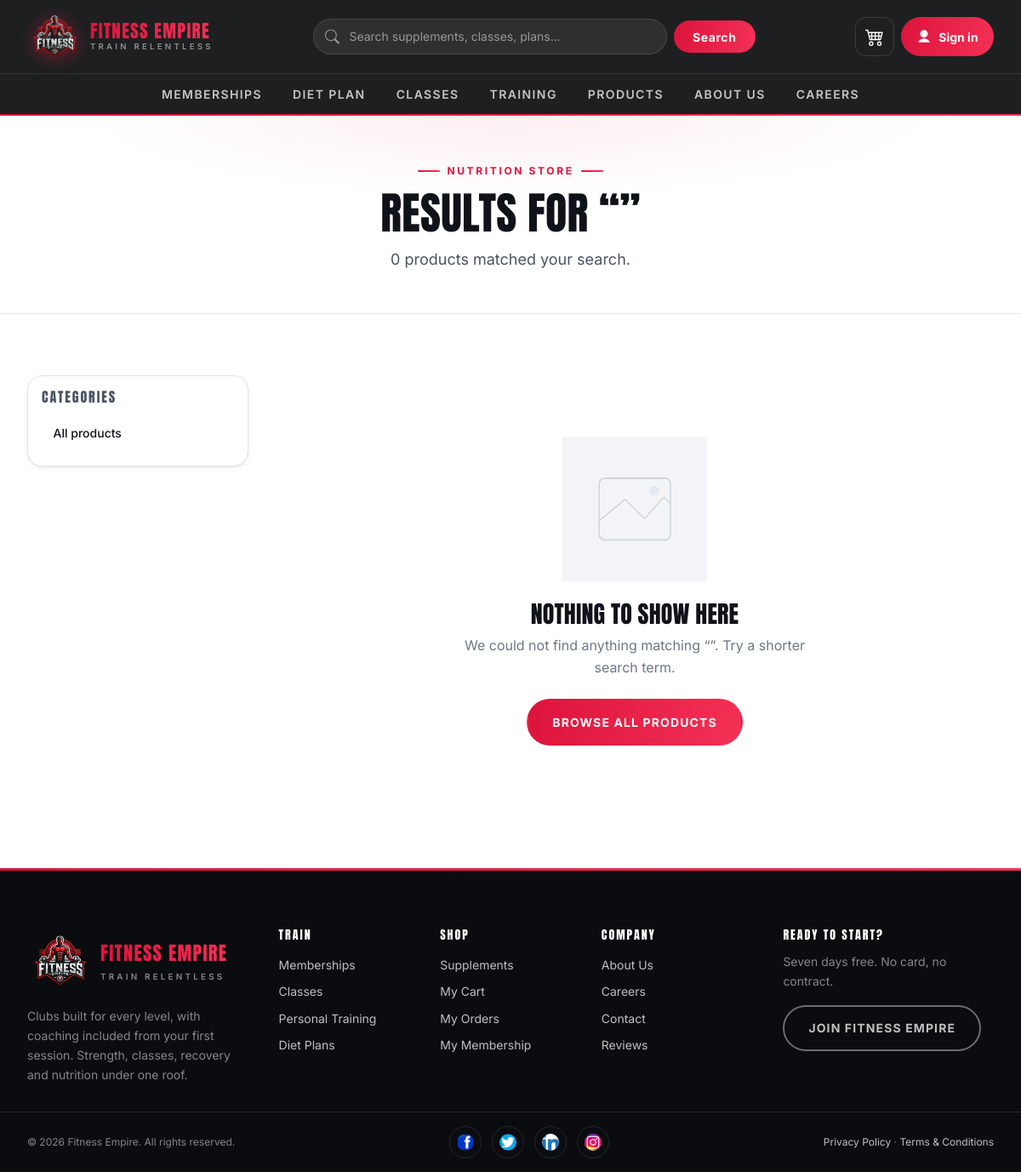
Page /searchdata on the earlier database version.
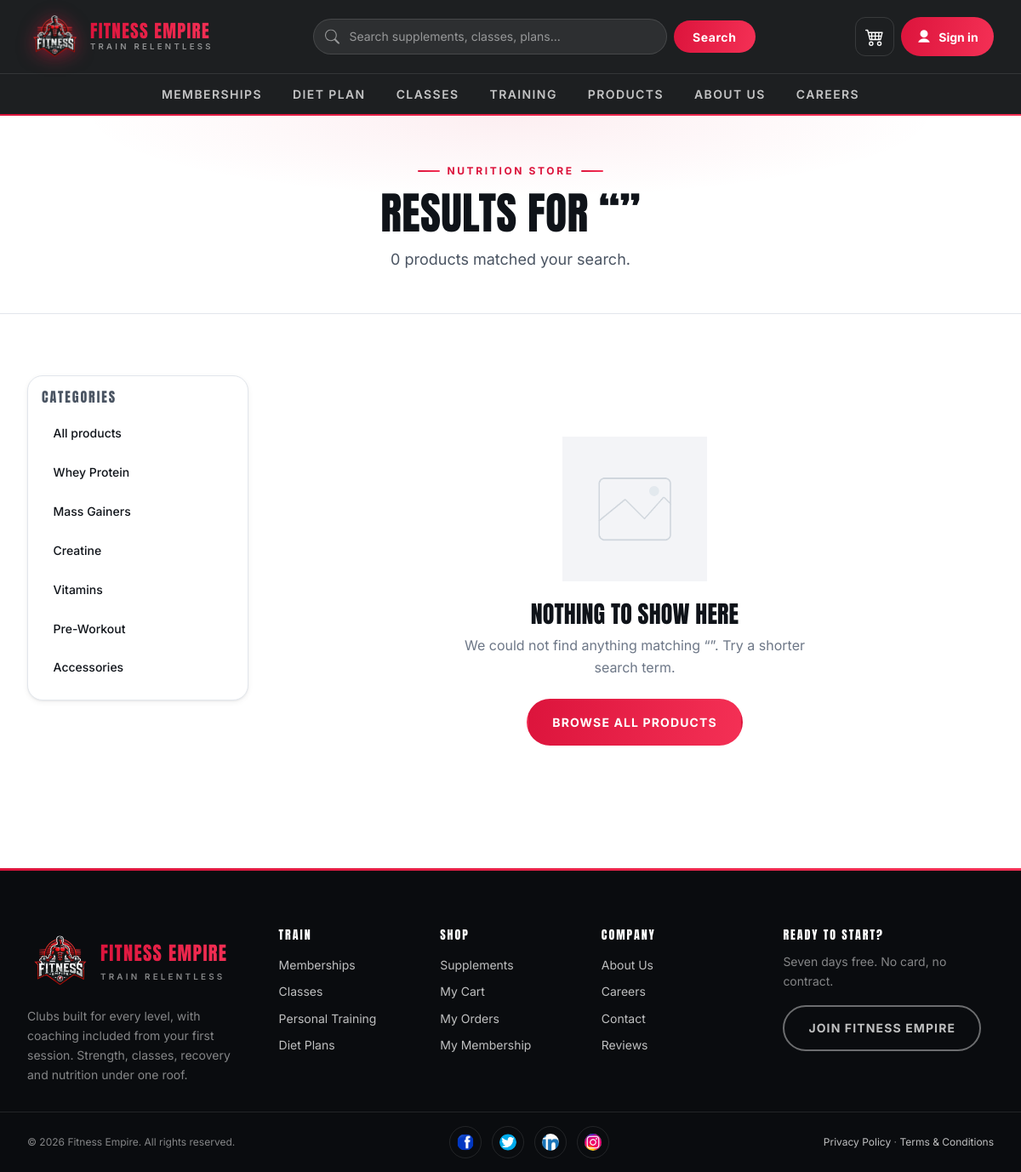
Same page on the later database version.
### FitnessGYM/models.py (models this page shows, shortened)
class SupplementCategory(models.Model):
    categoryName = models.CharField(max_length=100)
    categoryDescription = models.TextField()

### FitnessGYM/views.py (the view, shortened to what this page needs)
# urls.py: path('searchdata', views.searchdata, name='searchdata'),  # Search page
def searchdata(request):
    query = (request.GET.get("query") or "").strip()
    all_menu_items = [
        {"name": "Memberships", "url": "membershipannual"},
        {"name": "Diet Plan", "url": "dietplan"},
        {"name": "Classes", "url": "all_classes"},
        {"name": "Training", "url": "training"},
        {"name": "Products", "url": "protien"},
        {"name": "About Us", "url": "aboutus"},
        {"name": "Careers", "url": "careers"},
    ]
    results = Supplement.objects.none()
    categories = SupplementCategory.objects.all()
    menu_items = []
    return render(
        request,
        "protien.html",
        {
            "query": query,
            "products": results,
            "categories": categories,
            "menu_items": menu_items,
            "is_search": True,
            "no_results": query and not results.exists() and not menu_items,
        },
    )

### FitnessGYM/context_processors.py (called while the page is built)
def cart_summary(request):
    user = getattr(request, "user", None)
    if not user or not user.is_authenticated:
        return {"cart_count": 0}
    total = cart.objects.filter(userid=user).aggregate(n=Sum("quantity"))["n"]
    return {"cart_count": total or 0}

### templates/protien.html (shortened to what the changed rows need)
{% extends 'base.html' %}
{% load static %}
{% block page_id %}shop{% endblock %}
{% block 'main' %}
<header class="page-header page-header--center">
    <div class="page-header__inner">
        {% if is_search %}
            <h1>Results for &ldquo;{{ query }}&rdquo;</h1>
        {% elif selected_category %}
            <h1>{{ selected_category.categoryName }}</h1>
            <p>{{ selected_category.categoryDescription }}</p>
        {% else %}
            <h1>Supplements &amp; Gear</h1>
            <p>Tested products, honest labels and next-day dispatch from our own warehouse.</p>
        {% endif %}
    </div>
</header>
<section class="section">
    <div class="container">
        <div class="shop">
            <aside class="filter-card">
                <ul>
                    {% for c in categories %}
                    <li>
                        <a href="{% url 'supplementCategory' c.id %}"
                           {% if selected_category.id == c.id %}aria-current="true"{% endif %}>{{ c.categoryName }}</a>
                    </li>
                    {% endfor %}
                </ul>
            </aside>
        </div>
    </div>
</section>
{% endblock 'main' %}

Differences in the rows shown:
added SupplementCategory: categoryName "Whey Protein"
added SupplementCategory: categoryName "Mass Gainers"
added SupplementCategory: categoryName "Creatine"
added SupplementCategory: categoryName "Vitamins"
added SupplementCategory: categoryName "Pre-Workout"
added SupplementCategory: categoryName "Accessories"
